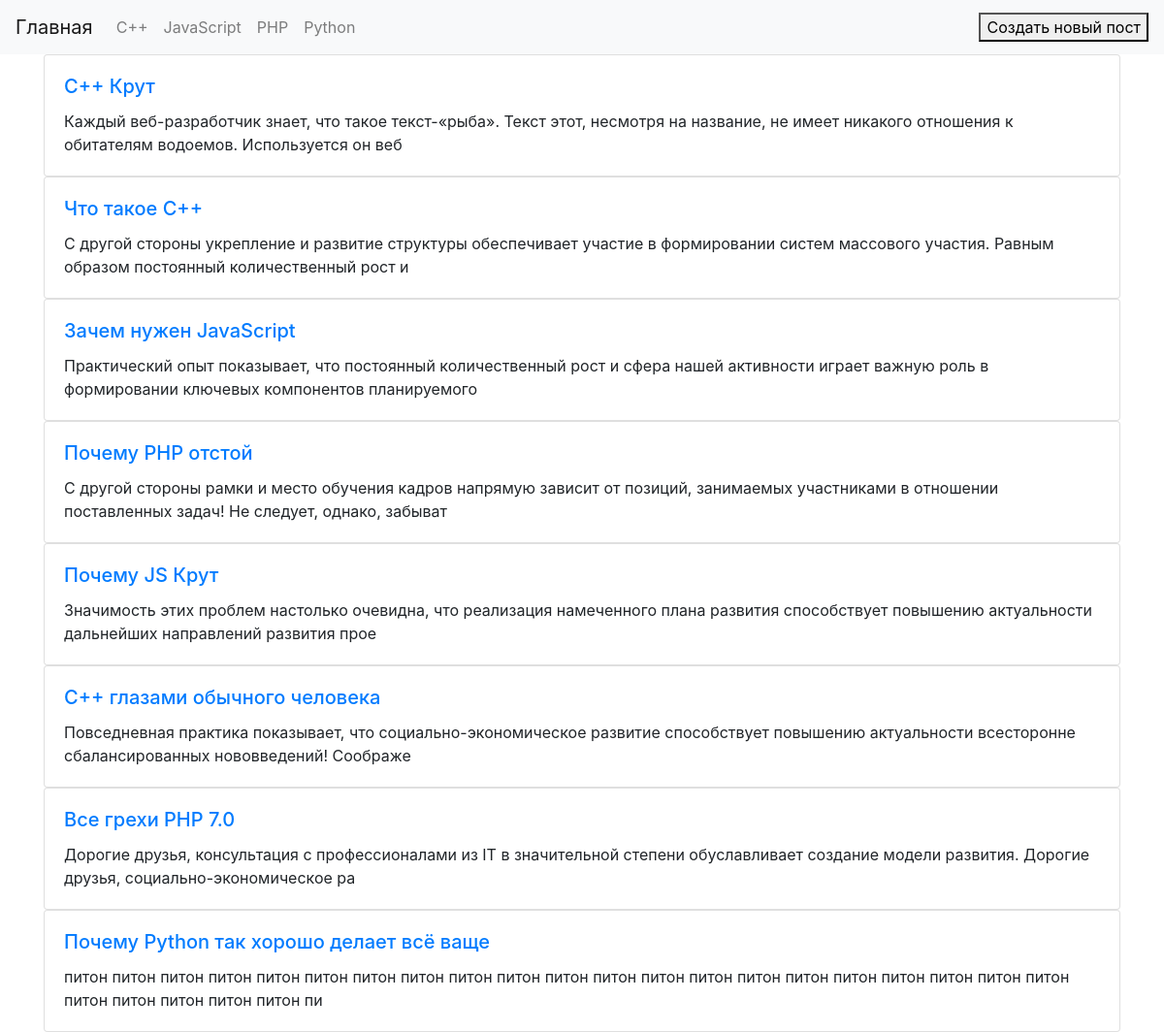
The page / on the database its author committed.
### tables this page shows
CREATE TABLE `topic` (
  `id` int NOT NULL,
  `name` tinytext
);

CREATE TABLE `articles` (
  `id` int NOT NULL,
  `title` tinytext,
  `text` text NOT NULL,
  `id_topic` int NOT NULL,
  `views` int NOT NULL DEFAULT '0',
  `date` datetime NOT NULL DEFAULT CURRENT_TIMESTAMP
);

### templates/generation.php (the view, shortened to what this page needs)
<?php
function generation_head_menu ($mysqli) {
    $sql = "SELECT * FROM `topic`";
    $resSQL = $mysqli -> query($sql);
    ?>
    <header>
        <nav class="navbar navbar-expand-lg navbar-light bg-light">
            <a class="navbar-brand" href="/">Главная</a>
            <ul class="navbar-nav mr-auto">
                <?php
                    while ($rowTopic = $resSQL -> fetch_assoc()) {
                        echo '<li class="nav-item"><a class="nav-link" href="./topic.php?id_topic='. $rowTopic["id"] .'">'. $rowTopic['name'].'</a></li>';
                    }
                ?>
            </ul>
            <form action="/new_post_gen.php" target="_blank">
                <button>Создать новый пост</button>
            </form>
        </nav>
    </header>
    <?php
}
function generation_posts_index ($mysqli) {
    $sql = "SELECT * FROM `articles`";
    $res = $mysqli -> query($sql);
    if ($res -> num_rows > 0) {
        while ($resArticle = $res -> fetch_assoc()) {
            ?>
            <div class="card">
                <div class="card-body">
                    <h5 class="card-title" ><a href="post.php?id_article=<?= $resArticle['id'] ?>"><?= $resArticle['title'] ?></a></h5>
                    <p class="card-text"><?= mb_substr($resArticle['text'], 0, 158, 'UTF-8') ?></p>
                </div>
            </div>
            <?php
        }
    } else {
        echo "Нет статей";
    }
}
            ?>

### index.php (shortened to what this page needs)
<?php
    include_once "./templates/generation.php";
?>
<!DOCTYPE html>
<html lang="en">
<head>
    <link rel="stylesheet" href="https://stackpath.bootstrapcdn.com/bootstrap/4.5.0/css/bootstrap.min.css">
</head>
<body>
    <?php
        generation_head_menu($mysqli);
    ?>
    <div class="container">
        <?php
            generation_posts_index($mysqli);
        ?>
    </div>
</body>
</html>

### rows shown on the page
topic: name "C++"
topic: name "JavaScript"
topic: name "PHP"
topic: name "Python"
articles: title "C++ Крут", text "Каждый веб-разработчик знает, что такое текст-«рыба». Текст этот, несмотря на название, не имеет никакого отношения к обитателям водоемов. Используется он веб"
articles: title "Что такое С++", text "С другой стороны укрепление и развитие структуры обеспечивает участие в формировании систем массового участия. Равным образом постоянный количественный рост и"
articles: title "Зачем нужен JavaScript", text "Практический опыт показывает, что постоянный количественный рост и сфера нашей активности играет важную роль в формировании ключевых компонентов планируемого"
articles: title "Почему PHP отстой", text "С другой стороны рамки и место обучения кадров напрямую зависит от позиций, занимаемых участниками в отношении поставленных задач! Не следует, однако, забыват"
articles: title "Почему JS Крут", text "Значимость этих проблем настолько очевидна, что реализация намеченного плана развития способствует повышению актуальности дальнейших направлений развития прое"
articles: title "С++ глазами обычного человека", text "Повседневная практика показывает, что социально-экономическое развитие способствует повышению актуальности всесторонне сбалансированных нововведений! Соображе"
articles: title "Все грехи PHP 7.0", text "Дорогие друзья, консультация с профессионалами из IT в значительной степени обуславливает создание модели развития. Дорогие друзья, социально-экономическое ра"
articles: title "Почему Python так хорошо делает всё ваще", text "питон питон питон питон питон питон питон питон питон питон питон питон питон питон питон питон питон питон питон питон питон питон питон питон питон питон пи"
